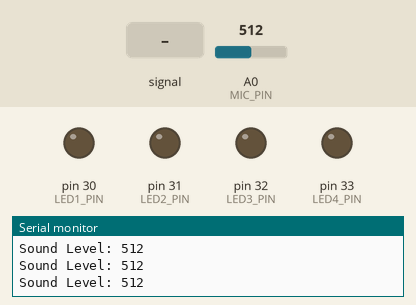
A sketch run on a simulated Arduino Mega 2560, built with avr-gcc and run on an emulated ATmega2560. Parts: output pins drawn as LEDs (lit = HIGH), the last lines printed to the serial monitor. Dashed ring = blinking. Inputs (shaded band) come from the test bench; at power-on: A0 (MIC_PIN) = 512.

Above: at 1.2 s.
1.3 s: A0 (MIC_PIN) fed a 200 Hz sine of ±255 counts around its level
4.3 s: A0 (MIC_PIN) set to 122
At 4.87 s:
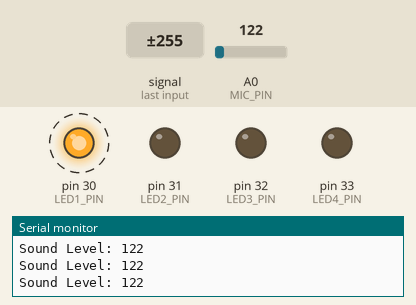
7.3 s: A0 (MIC_PIN) fed a 200 Hz sine of ±81 counts around its level
At 7.51 s:
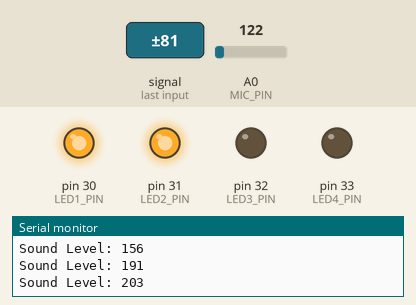
10.3 s: A0 (MIC_PIN) set to 0
At 10.3 s:
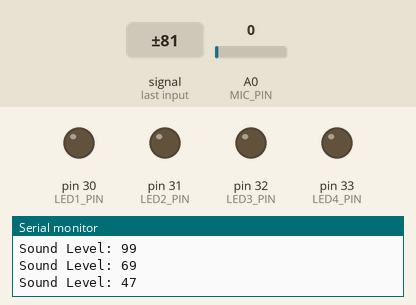
Timing chart, 0 to 13.3 s (numbered marks = the images above; inputs shaded):
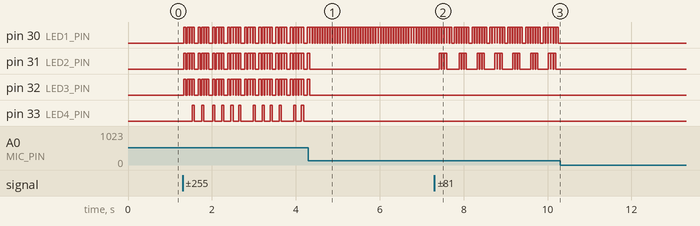

Measured:
- after the input at 4.3 s, pin 31 (LED2_PIN), pin 32 (LED3_PIN): goes on until 4.3 s, then stays LOW; pin 33 (LED4_PIN): stops changing and stays LOW
- after the input at 7.3 s, pin 31 (LED2_PIN): LOW → HIGH after 0.12 s, then repeats every 0.48 s: 2 × (LOW 0.01 s, HIGH 0.05 s), LOW 0.30 s, HIGH 0.05 s
- after the input at 10.3 s, pin 30 (LED1_PIN), pin 31 (LED2_PIN): stops changing and stays LOW
- by itself, pin 30 (LED1_PIN): repeats every 0.41 s: HIGH 0.05 s, LOW 0.06 s, 5 × (HIGH 0.05 s, LOW 0.01 s)

The sketch:

Entertainment_Room.ino
```cpp
/*
  Music Rhythm Dancing Lights
  Arduino-based version
  Components: Sound sensor, LEDs
  Controller: Arduino Mega 2560
*/

#define MIC_PIN A0      // Microphone analog input
#define LED1_PIN 30     // LED 1
#define LED2_PIN 31     // LED 2
#define LED3_PIN 32     // LED 3
#define LED4_PIN 33     // LED 4

int threshold = 100;    // Sensitivity threshold
int soundLevel = 0;

void setup() {
  Serial.begin(9600);

  pinMode(LED1_PIN, OUTPUT);
  pinMode(LED2_PIN, OUTPUT);
  pinMode(LED3_PIN, OUTPUT);
  pinMode(LED4_PIN, OUTPUT);

  // Start with all LEDs OFF
  digitalWrite(LED1_PIN, LOW);
  digitalWrite(LED2_PIN, LOW);
  digitalWrite(LED3_PIN, LOW);
  digitalWrite(LED4_PIN, LOW);

  Serial.println("Music Rhythm System Ready");
}

void loop() {
  // Read sound level from microphone
  soundLevel = analogRead(MIC_PIN);

  Serial.print("Sound Level: ");
  Serial.println(soundLevel);

  // If sound detected above threshold
  if (soundLevel > threshold) {
    // Flash LEDs based on sound intensity
    int intensity = map(soundLevel, threshold, 300, 1, 4);

    switch(intensity) {
      case 1:
        digitalWrite(LED1_PIN, HIGH);
        delay(50);
        digitalWrite(LED1_PIN, LOW);
        break;
      case 2:
        digitalWrite(LED1_PIN, HIGH);
        digitalWrite(LED2_PIN, HIGH);
        delay(50);
        digitalWrite(LED1_PIN, LOW);
        digitalWrite(LED2_PIN, LOW);
        break;
      case 3:
        digitalWrite(LED1_PIN, HIGH);
        digitalWrite(LED2_PIN, HIGH);
        digitalWrite(LED3_PIN, HIGH);
        delay(50);
        digitalWrite(LED1_PIN, LOW);
        digitalWrite(LED2_PIN, LOW);
        digitalWrite(LED3_PIN, LOW);
        break;
      case 4:
        digitalWrite(LED1_PIN, HIGH);
        digitalWrite(LED2_PIN, HIGH);
        digitalWrite(LED3_PIN, HIGH);
        digitalWrite(LED4_PIN, HIGH);
        delay(50);
        digitalWrite(LED1_PIN, LOW);
        digitalWrite(LED2_PIN, LOW);
        digitalWrite(LED3_PIN, LOW);
        digitalWrite(LED4_PIN, LOW);
        break;
    }
  }

  delay(10);
}
```
